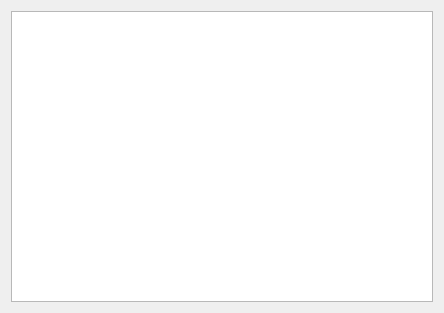
<?xml version="1.0" encoding="UTF-8"?>
<ui version="4.0">
 <class>pluginListWidget</class>
 <widget class="QWidget" name="pluginListWidget">
  <property name="geometry">
   <rect>
    <x>0</x>
    <y>0</y>
    <width>444</width>
    <height>313</height>
   </rect>
  </property>
  <property name="windowTitle">
   <string>Form</string>
  </property>
  <layout class="QGridLayout" name="gridLayout">
   <item row="0" column="0">
    <widget class="QListWidget" name="listWidget"/>
   </item>
  </layout>
 </widget>
 <resources/>
 <connections>
  <connection>
   <sender>listWidget</sender>
   <signal>itemDoubleClicked(QListWidgetItem*)</signal>
   <receiver>pluginListWidget</receiver>
   <slot>pluginDoubleClicked()</slot>
   <hints>
    <hint type="sourcelabel">
     <x>221</x>
     <y>156</y>
    </hint>
    <hint type="destinationlabel">
     <x>221</x>
     <y>156</y>
    </hint>
   </hints>
  </connection>
 </connections>
 <slots>
  <slot>pluginDoubleClicked()</slot>
 </slots>
</ui>
